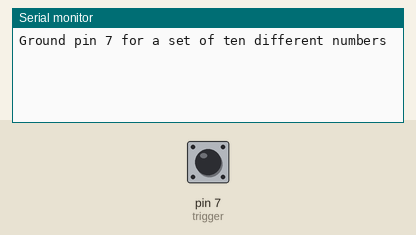
This sketch was run on a simulated Arduino Uno, built with avr-gcc and run on an emulated ATmega328P. On the bench: the last lines printed to the serial monitor. The inputs (shaded band) are chosen by the test bench; at power-on: pin 7 (trigger) HIGH. Random numbers use the default seed unless the sketch sets one.

Above: at 1.2 s.
1.3 s: pin 7 (trigger) pulled LOW for 0.15 s
At 2.7 s:
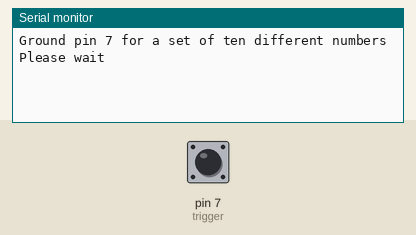
At 4.6 s:
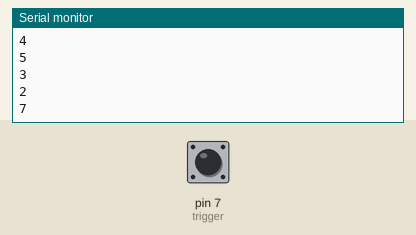
Timing chart, 0 to 6.1 s (numbered marks = the images above; inputs shaded):
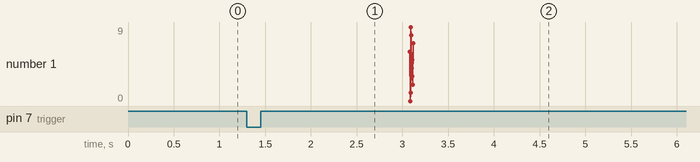

The sketch:

listing6-3.ino
```cpp
//This program produces 10 random numbers with no duplication:
int ArrayOne [10];
int ArrayMirror [10];
int i;
int j;
const int trigger = 7;
boolean trigState;

void setup() {
  pinMode (trigger, INPUT_PULLUP);
  randomSeed (analogRead(5));
  Serial.begin (9600);
  Serial.println ("Ground pin 7 for a set of ten different numbers");
}
void loop() {
  trigState = digitalRead (trigger);
  while (trigState == LOW) {
    delay (200);
    Serial.println ("Please wait");
dupeRestart:
    //this section sets up your numbers, creates a copy, and prints
    for ( i = 0; i < 10; i++ ) {
      ArrayOne [ i ] = random (0, 10);
      ArrayMirror [ j ] = ArrayOne [ i ];
      j ++;
    }
    j = 0;
    for ( i = 0; i < 10; i++ ) { //this section looks for dupes
      for ( j = 0; j < 10; j++ ) {
        if ( ( i != j ) && ( ArrayOne [ i ] == ArrayMirror [ j ] ) ) {
          j = 0;
          goto dupeRestart;
          // if a dupe encountered, goes to dupeRestart
        }
      }
    }
    //this section prints the array with no dupes
    Serial.println (" ");
    for ( j = 0; j < 10; j++ ) {
      Serial.print (ArrayMirror [ j ] );
      Serial.println (" ");
    }
    trigState = HIGH;
  }
}
```

Measured:
- after the input at 1.3 s, the serial monitor: prints a new line after 0.20 s (image 1)
